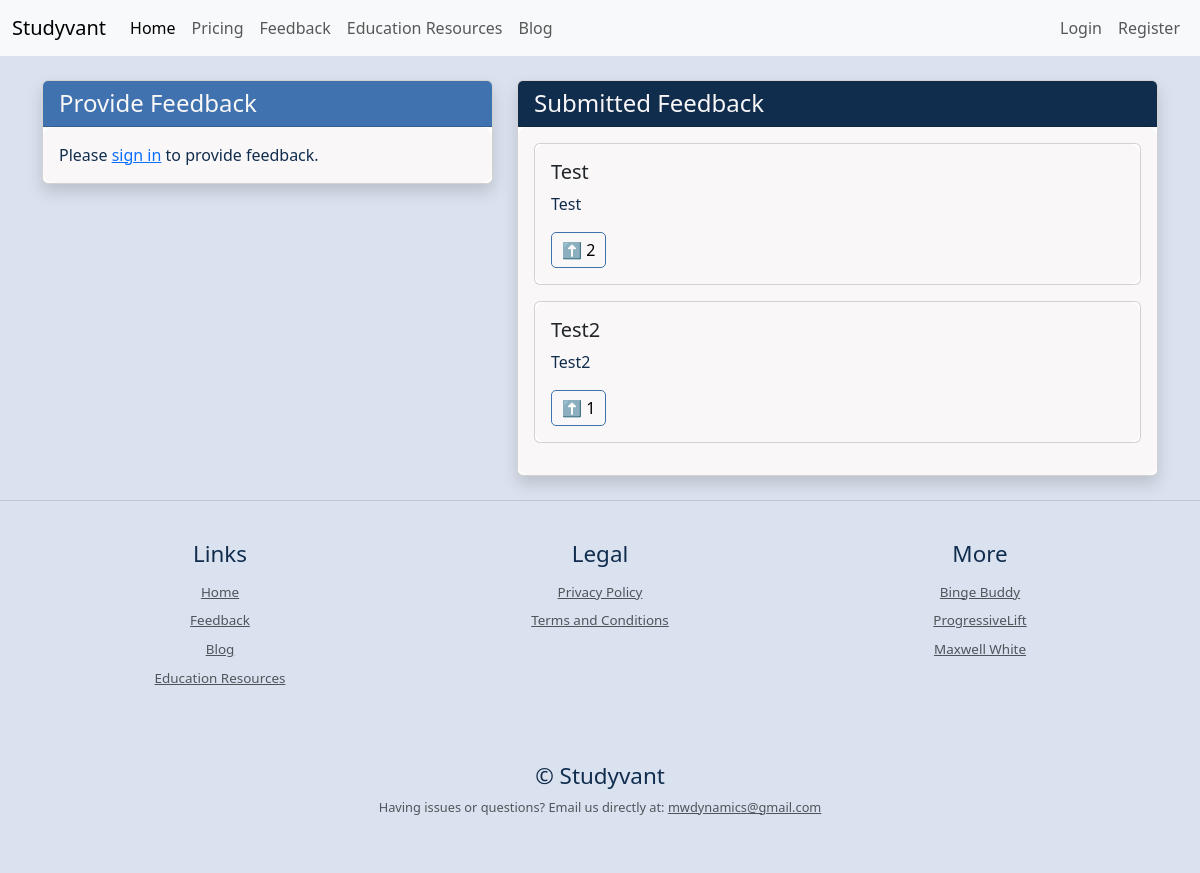
The app's page /feedback, older data.
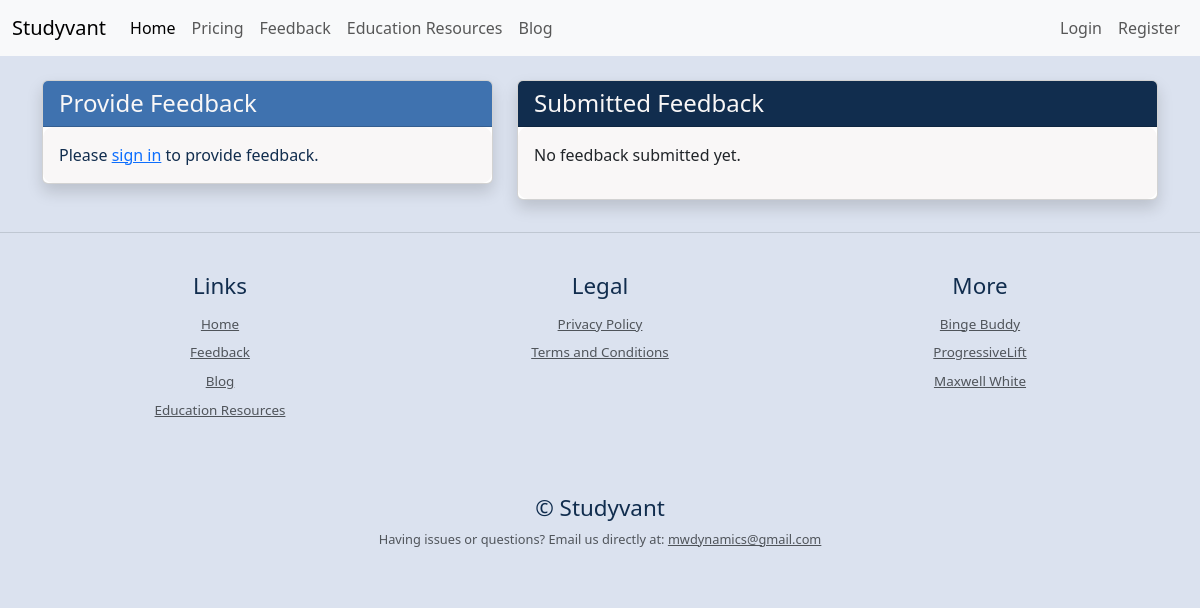
The same page, newer data.
### main.py (models this page shows)
class Feedback(db.Model):
    __tablename__ = "feedback"
    id: Mapped[int] = mapped_column(Integer, primary_key=True)
    user_id: Mapped[int] = mapped_column(Integer, db.ForeignKey("users.id"))
    title: Mapped[str] = mapped_column(String(50))
    feedback: Mapped[str] = mapped_column(String())
    upvote_count: Mapped[int] = mapped_column(Integer)
    upvoters = relationship('User', secondary='feedback_upvotes', backref='upvoted_feedback')

### main.py (the view, shortened to what this page needs)
@app.route('/feedback', methods=['POST', 'GET'])
def feedback():
    form=Feedback_Form()
    feedback_list = Feedback.query.all()
    upvoted_feedback_ids = []
    if current_user.is_authenticated:
        upvoted_feedback_ids = [f.id for f in current_user.upvoted_feedback]
    return render_template("feedback.html", form=form, feedback_list=feedback_list, upvoted_feedback_ids=upvoted_feedback_ids)

### templates/feedback.html (shortened to what this page needs)
{% include "header.html" %}
{% from "bootstrap5/form.html" import render_form %}
<head>
</head>
<div class="container mt-4 feedback-page">
    <div class="row">
        <div class="col-md-5">
            <div class="card shadow mb-4">
                <div class="card-header bg-primary text-white">
                    <h4 class="mb-0">Provide Feedback</h4>
                </div>
                <div class="card-body">
                    {% if current_user.is_authenticated %}
                        <p class="card-text">Suggest a feature here:</p>
                        {% with messages = get_flashed_messages(with_categories=true) %}
                            {% if messages %}
                                {% for category, message in messages %}
                                    {% if 'feedback' in message.lower() %}
                                        <div class="alert alert-{{ category }} {% if 'submitted' in message.lower() %}text-success{% endif %}">{{ message }}</div>
                                    {% endif %}
                                {% endfor %}
                            {% endif %}
                        {% endwith %}
                        {{render_form(form, novalidate=True, button_map={"submit": "primary"}) }}
                    {% else %}
                        <p class="card-text">Please <a href="{{ url_for('login') }}">sign in</a> to provide feedback.</p>
                    {% endif %}
                </div>
            </div>
        </div>
        <div class="col-md-7">
            <div class="card shadow">
                <div class="card-header bg-secondary text-white">
                    <h4 class="mb-0">Submitted Feedback</h4>
                </div>
                <div class="card-body">
                    {% if feedback_list %}
                        <div class="feedback-container" style="max-height: 500px; overflow-y: auto;">
                            {% for feedback in feedback_list|sort(attribute='upvote_count', reverse=True) %}
                                <div class="card mb-3">
                                    <div class="card-body">
                                        <h5 class="card-title">{{ feedback.title }}</h5>
                                        <p class="card-text">{{ feedback.feedback }}</p>
                                        <button id="upvote-btn-{{ feedback.id }}"
                                                onclick="upvoteFeedback({{ feedback.id }})"
                                                class="upvote-btn {% if feedback.id in upvoted_feedback_ids %}upvoted{% endif %}">
                                            ⬆️ <span id="upvote-count-{{ feedback.id }}">{{ feedback.upvote_count }}</span>
                                        </button>
                                    </div>
                                </div>
                            {% endfor %}
                        </div>
                    {% else %}
                        <p>No feedback submitted yet.</p>
                    {% endif %}
                </div>
            </div>
        </div>
    </div>
</div>
{% include "footer.html" %}

### templates/header.html (shortened to what this page needs)
<!doctype html>
<html lang="en" data-bs-theme="auto">
  <head>
    <link rel="stylesheet" href="https://cdn.jsdelivr.net/npm/@docsearch/css@3">
    <link href="https://cdn.jsdelivr.net/npm/bootstrap@5.3.3/dist/css/bootstrap.min.css" rel="stylesheet">
    <link rel="stylesheet" href="static/css/style.css"/>
  </head>
  <body>
    <nav class="navbar navbar-expand-lg bg-body-tertiary">
      <div class="container-fluid">
        <a class="navbar-brand" href="#">Studyvant</a>
        <div class="collapse navbar-collapse" id="navbarNav">
          <ul class="navbar-nav">
            {% if not current_user.is_authenticated %}
            <li class="nav-item">
              <a class="nav-link active" aria-current="page" href="{{url_for('home_page') }}">Home</a>
            </li>
            <li class="nav-item">
              <a class="nav-link" href="{{url_for('home_page')}}#pricing">Pricing</a>
            </li>
            <li class="nav-item">
              <a class="nav-link" href="{{url_for('feedback') }}">Feedback</a>
            </li>
            <li class="nav-item">
              <a class="nav-link" href="{{url_for('education_resources') }}">Education Resources</a>
            </li>
            <li class="nav-item">
              <a class="nav-link" href="{{url_for('view_blog_posts') }}">Blog</a>
            </li>
            {% endif %}
          </ul>
          <ul class="navbar-nav ms-auto">
            {% if not current_user.is_authenticated %}
            <li class="nav-item">
              <a class="nav-link" href="{{url_for('login') }}">Login</a>
            </li>
            <li class="nav-item">
              <a class="nav-link" href="{{url_for('register') }}">Register</a>
            </li>
            {% endif %}
          </ul>
        </div>
      </div>
    </nav>
  </body>
</html>

### templates/footer.html (shortened to what this page needs)
<hr class="my-4 border-secondary">
<footer class="py-3 my-4">
  <div class="container">
    <div class="row">
      <div class="col-md-4">
        <h6 class="text-white">Links</h6>
        <ul class="nav flex-column">
          <li class="nav-item"><a href="{{url_for('home_page')}}" class="nav-link2 px-2 text-body-secondary" style="font-size: 0.7em;">Home</a></li>
          <li class="nav-item"><a href="{{url_for('feedback')}}" class="nav-link2 px-2 text-body-secondary" style="font-size: 0.7em;">Feedback</a></li>
          <li class="nav-item"><a href="{{url_for('view_blog_posts')}}" class="nav-link2 px-2 text-body-secondary" style="font-size: 0.7em;">Blog</a></li>
          <li class="nav-item"><a href="{{url_for('education_resources')}}" class="nav-link2 px-2 text-body-secondary" style="font-size: 0.7em;">Education Resources</a></li>
        </ul>
        <br>
      </div>
      <div class="col-md-4">
        <h6 class="text-white">Legal</h6>
        <ul class="nav flex-column">
          <li class="nav-item"><a href="{{url_for('privacy_policy')}}" class="nav-link2 px-2 text-body-secondary" style="font-size: 0.7em;">Privacy Policy</a></li>
          <li class="nav-item"><a href="{{url_for('terms_and_conditions')}}" class="nav-link2 px-2 text-body-secondary" style="font-size: 0.7em;">Terms and Conditions</a></li>
        </ul>
        <br>
      </div>
      <div class="col-md-4">
        <h6 class="text-white">More</h6>
        <ul class="nav flex-column">
          <li class="nav-item"><a href="https://bingebuddy.us/" class="nav-link2 px-2 text-body-secondary" target="_blank" rel="noopener noreferrer" style="font-size: 0.7em;">Binge Buddy</a></li>
          <li class="nav-item"><a href="https://progressivelift.com/" class="nav-link2 px-2 text-body-secondary" target="_blank" rel="noopener noreferrer" style="font-size: 0.7em;">ProgressiveLift</a></li>
          <li class="nav-item"><a href="https://indiepa.ge/maxwellwhite" class="nav-link2 px-2 text-body-secondary" target="_blank" rel="noopener noreferrer" style="font-size: 0.7em;">Maxwell White</a></li>
        </ul>
      </div>
    </div>
  </div>
  <br>
  <br>
  <h5 class="text-center text-white">© Studyvant</h5>
  <div class="text-center">
    <p class="text-body-secondary" style="font-size: 0.8em;">
      Having issues or questions? Email us directly at:
      <a href="mailto:mwdynamics@gmail.com" class="text-body-secondary">mwdynamics@gmail.com</a>
    </p>
  </div>
</footer>

### static/css/style.css (style rules this page uses)
:root { --primary-color: #F9F7F7; --secondary-color: #DBE2EF; --tertiary-color: #3F72AF; --quaternary-color: #112D4E; }
body { background-color: var(--secondary-color); }

Row changes from the older to the newer data that the page shows:
removed Feedback: title "Test", feedback "Test", upvote_count "2"
removed Feedback: title "Test2", feedback "Test2", upvote_count "1"
Text that changed along with them:
text now shown: "No feedback submitted yet."
